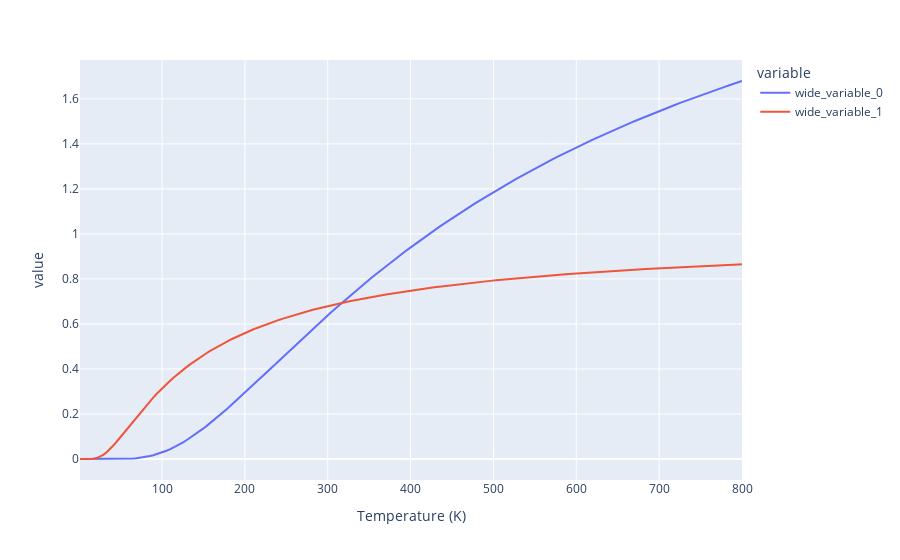

Notebook code for this chart:
### Code cell
# Plotly plot
px.line(x=outs.T, y=[outs.Kba, outs.Kcb], labels={'x': "Temperature (K)", 'y': 'Ways'})

### Figure 1 — Plotly figure (JSON) as saved in the notebook; plotly's stock layout.template omitted (floating-point values rounded to 4 significant figures; data arrays with more than 128 entries replaced by an {"elided": "..."} marker saying what was removed)
{"data": [{"hovertemplate": "variable=wide_variable_0<br>Temperature (K)=%{x}<br>value=%{y}<extra></extra>", "legendgroup": "wide_variable_0", "line": {"color": "#636efa", "dash": "solid"}, "marker": {"symbol": "circle"}, "mode": "lines", "name": "wide_variable_0", "orientation": "v", "showlegend": true, "type": "scatter", "x": {"elided": "200 float values"}, "xaxis": "x", "y": {"elided": "200 float values"}, "yaxis": "y"}, {"hovertemplate": "variable=wide_variable_1<br>Temperature (K)=%{x}<br>value=%{y}<extra></extra>", "legendgroup": "wide_variable_1", "line": {"color": "#EF553B", "dash": "solid"}, "marker": {"symbol": "circle"}, "mode": "lines", "name": "wide_variable_1", "orientation": "v", "showlegend": true, "type": "scatter", "x": {"elided": "200 float values"}, "xaxis": "x", "y": {"elided": "200 float values"}, "yaxis": "y"}], "layout": {"legend": {"title": {"text": "variable"}, "tracegroupgap": 0}, "margin": {"t": 60}, "xaxis": {"anchor": "y", "domain": [0, 1], "title": {"text": "Temperature (K)"}}, "yaxis": {"anchor": "x", "domain": [0, 1], "title": {"text": "value"}}}}
